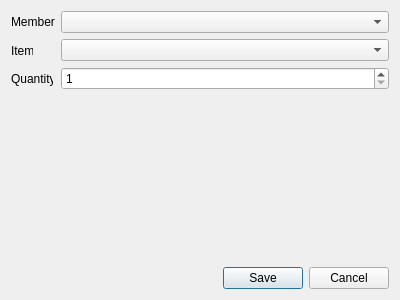
<?xml version="1.0" encoding="UTF-8"?>
<ui version="4.0">
 <class>CreatePurchaseDialog</class>
 <widget class="QDialog" name="CreatePurchaseDialog">
  <property name="geometry">
   <rect>
    <x>0</x>
    <y>0</y>
    <width>400</width>
    <height>300</height>
   </rect>
  </property>
  <property name="windowTitle">
   <string>Dialog</string>
  </property>
  <layout class="QVBoxLayout" name="verticalLayout_3">
   <item>
    <layout class="QHBoxLayout" name="horizontalLayout">
     <item>
      <layout class="QVBoxLayout" name="verticalLayout_2">
       <item>
        <widget class="QLabel" name="label_3">
         <property name="text">
          <string>Member</string>
         </property>
        </widget>
       </item>
       <item>
        <widget class="QLabel" name="label">
         <property name="maximumSize">
          <size>
           <width>22</width>
           <height>23</height>
          </size>
         </property>
         <property name="text">
          <string>Item</string>
         </property>
        </widget>
       </item>
       <item>
        <widget class="QLabel" name="label_2">
         <property name="maximumSize">
          <size>
           <width>42</width>
           <height>22</height>
          </size>
         </property>
         <property name="text">
          <string>Quantity</string>
         </property>
        </widget>
       </item>
      </layout>
     </item>
     <item>
      <layout class="QVBoxLayout" name="verticalLayout">
       <item>
        <widget class="QComboBox" name="memberComboBox">
         <property name="editable">
          <bool>false</bool>
         </property>
        </widget>
       </item>
       <item>
        <widget class="QComboBox" name="itemComboBox">
         <property name="editable">
          <bool>false</bool>
         </property>
         <property name="currentText">
          <string/>
         </property>
        </widget>
       </item>
       <item>
        <widget class="QSpinBox" name="quantitySpinBox">
         <property name="minimum">
          <number>1</number>
         </property>
        </widget>
       </item>
      </layout>
     </item>
    </layout>
   </item>
   <item>
    <spacer name="verticalSpacer">
     <property name="orientation">
      <enum>Qt::Vertical</enum>
     </property>
     <property name="sizeHint" stdset="0">
      <size>
       <width>20</width>
       <height>163</height>
      </size>
     </property>
    </spacer>
   </item>
   <item>
    <widget class="QDialogButtonBox" name="buttonBox">
     <property name="orientation">
      <enum>Qt::Horizontal</enum>
     </property>
     <property name="standardButtons">
      <set>QDialogButtonBox::Cancel|QDialogButtonBox::Save</set>
     </property>
    </widget>
   </item>
  </layout>
 </widget>
 <resources/>
 <connections>
  <connection>
   <sender>buttonBox</sender>
   <signal>accepted()</signal>
   <receiver>CreatePurchaseDialog</receiver>
   <slot>accept()</slot>
   <hints>
    <hint type="sourcelabel">
     <x>248</x>
     <y>254</y>
    </hint>
    <hint type="destinationlabel">
     <x>157</x>
     <y>274</y>
    </hint>
   </hints>
  </connection>
  <connection>
   <sender>buttonBox</sender>
   <signal>rejected()</signal>
   <receiver>CreatePurchaseDialog</receiver>
   <slot>reject()</slot>
   <hints>
    <hint type="sourcelabel">
     <x>316</x>
     <y>260</y>
    </hint>
    <hint type="destinationlabel">
     <x>286</x>
     <y>274</y>
    </hint>
   </hints>
  </connection>
 </connections>
</ui>
